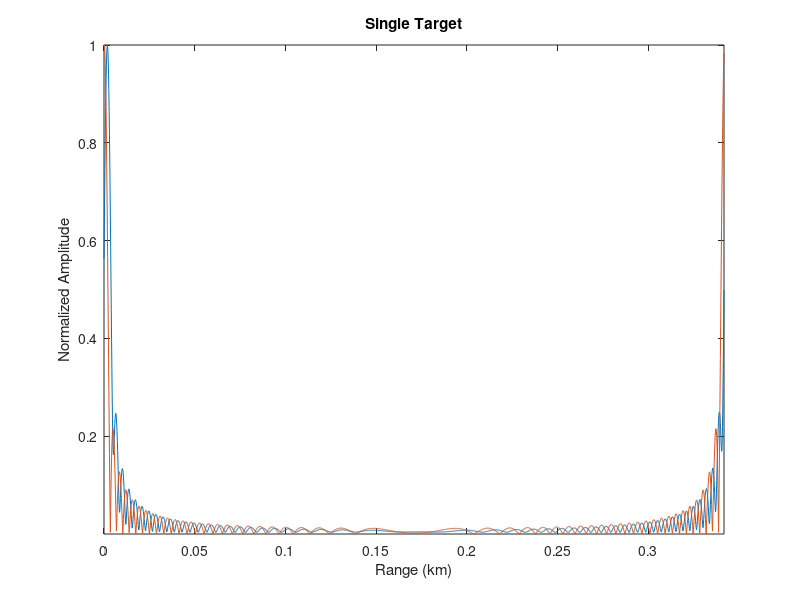

Recreate this plot in MATLAB.
clear all; close all; clc;
%%

fc = 5.405e9;
K = 20e12;
T  = 42e-6;
B = T*K;
% T_samples = 401;
alpha_sampling = 1.07;
fs = B*alpha_sampling;
% fs = 18.5e6;
% T = T_samples/fs;
c  = 3e8;

scene_samples = 2048;

% Two separate time vectors
t_chirp = 0:1/fs:T -1/fs;                % chirp duration
t_scene = 0:1e-4:499e-4;              % scene duration

% K = B/T;
%%

% Original chirp - chirp duration only
chirp_raw = exp(1j.*pi.*K.*t_chirp.^2);

% Target
R_target      = 30e-2;
tau           = 2*R_target/c;
delay_samples1 = ceil(tau*fs);
% delay_samples1 = 50;
% delay_samples2 = 800;
% delay_samples3 = 1600;

% Echo - place delayed chirp in scene
echo = zeros(1, length(t_scene));
echo(delay_samples1 : delay_samples1+length(chirp_raw)-1) = chirp_raw;
% echo(delay_samples2 : delay_samples2+length(chirp_raw)-1) = echo(delay_samples2 : delay_samples2+length(chirp_raw)-1) + chirp_raw;
% echo(delay_samples3 : delay_samples3+length(chirp_raw)-1) = echo(delay_samples3 : delay_samples3+length(chirp_raw)-1) + chirp_raw;

Nfft = scene_samples;
% MF from original chirp - zero padded to scene length
delta_K = K/1e2;
MF_uncalibrated = conj(fft(chirp_raw.*exp(1j.*pi.*delta_K.*t_chirp.^2), Nfft));
MF = conj(fft(chirp_raw , Nfft));

Beta_coeff = 2.5;
kaiser_win = ifftshift(kaiser(Nfft, Beta_coeff));

% Compress
compressed_uncal = ifft(fft(echo, Nfft) .* MF_uncalibrated .* kaiser_win');
compressed =  ifft(fft(echo, Nfft) .* MF .* kaiser_win');

% Range axis
range = (0:Nfft-1)*c/(2*fs);

figure
plot(range/1e3, abs(compressed_uncal)/max(abs(compressed_uncal)))
hold on
plot(range/1e3, abs(compressed)/max(abs(compressed)))
hold off
xlabel('Range (km)')
ylabel('Normalized Amplitude')
title('Single Target')
axis tight

% range_uncorrupted = range(1:end-T_samples+1);
% compressed_uncorrupted = compressed_uncal(1:end-T_samples+1);
% figure
% plot(range_uncorrupted/1e3, abs(compressed_uncorrupted)/max(abs(compressed_uncorrupted)) )
% xlabel('Range (km)')
% ylabel('Normalized Amplitude')
% title('Single Target (uncorrupted)')
% axis tight
